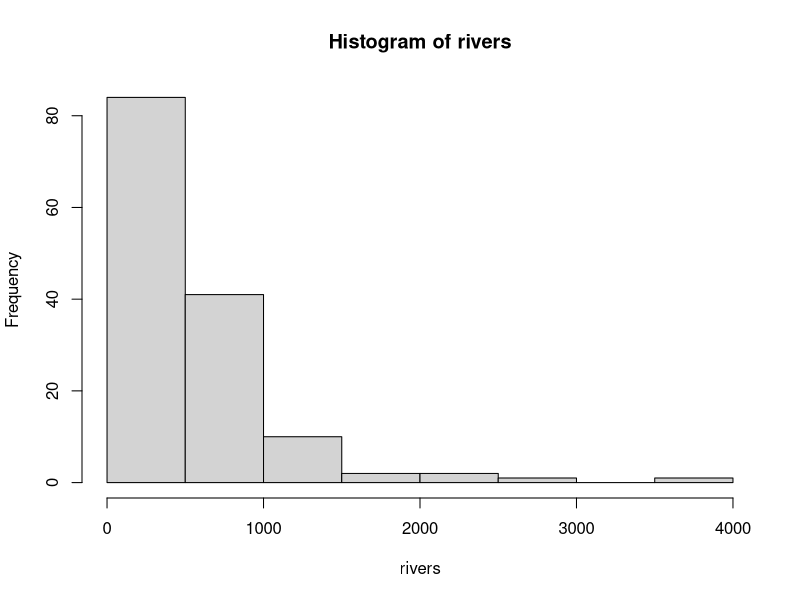

This figure's R source:
## ---- chunk 1
data(ChickWeight) #calls the data set into the R enviroment
summary(ChickWeight) #summarises the data set variables
## ---- chunk 2
data(rivers) #calls the data set into the R environment
hist(rivers) #creates a histogram of the variable
